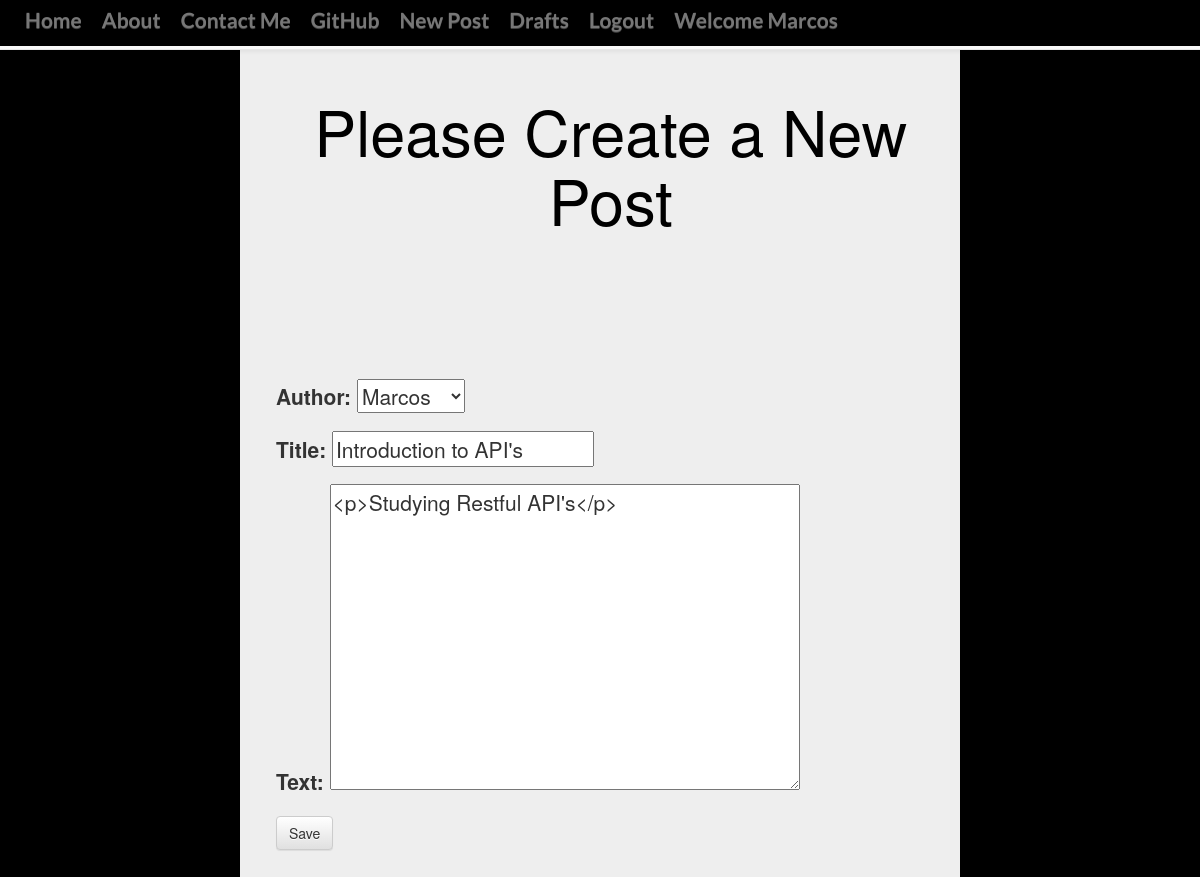
The page /post/12/edit/ (signed in) on the database its author committed.
### blog/models.py (models this page shows, shortened)
class Post(models.Model):
    author = models.ForeignKey('auth.user', on_delete=models.CASCADE,)
    title = models.CharField(max_length=200)
    text = models.TextField()
    create_date = models.DateTimeField(default=timezone.now)
    publish_date= models.DateTimeField(blank=True, null=True)

### blog/views.py (the view)
class PostUpdateView(LoginRequiredMixin, UpdateView):
    model = Post
    login_url = '/login/'
    redirect_field_name = 'blog/post_detail.html'  #Where Django will bring the user once a post is updated.
    form_class = PostForm

### blog/forms.py (shortened to what this page needs)
class PostForm(forms.ModelForm):
    class Meta:
        model = Post
        fields = ('author','title', 'text',)
        widgets = {
            'title': forms.TextInput(attrs={'class': 'textinputclass'}),
            'text': forms.Textarea(attrs={'class': 'editable medium-editor-textarea postcontent'}),
        }

### blog/templates/blog/post_form.html (shortened to what this page needs)
{% extends "blog/base.html" %}
{% block content %}
<div class="jumbotron">
<h1 class='Newpost'>Please Create a New Post</h1>
<form class="form-group" method="POST">
  {{form.as_p}}
  <button type="submit" class='save btn btn-default'>Save</button>
</form>
</div>
{% endblock %}

### blog/templates/blog/base.html (shortened to what this page needs)
<!DOCTYPE html>
{% load staticfiles %}
{% load tz %}
<html lang="en" dir="ltr">
  <head>
    <head>
        <link rel="stylesheet" href="https://maxcdn.bootstrapcdn.com/bootstrap/3.3.7/css/bootstrap.min.css">
        <link rel="stylesheet" href="https://maxcdn.bootstrapcdn.com/bootstrap/3.3.7/css/bootstrap-theme.min.css">
        <link rel="stylesheet" href="//cdn.jsdelivr.net/medium-editor/latest/css/medium-editor.min.css" type="text/css" media="screen" charset="utf-8">
        <link rel="stylesheet" href="{% static 'css/blog.css' %}">
  </head>
<body>
  <nav id='navbar1'class='navbar  navbar-default navbar-fixed-top techfont '>
    <div id='postcont'class="container">
      <ul class='nav navbar-nav navbar-left'>
        <li> <a href="{% url 'post_list' %}">Home </a></li>
        <li><a href="{% url 'post_about'%}">About</a></li>
        <li><a href="{% url 'post_contact'%}">Contact Me</a></li>
        <li> <a href="https://github.com/OrtegaM4">GitHub</a></li>
        {% if user.is_authenticated %}
        <li>
          <a href="{% url 'post_new' %}"> New Post</a>
        </li>
        <li>
          <a href="{% url 'post_draft_list' %}">Drafts</a>
        </li>
        <li>
          <a id='loginbtn'href="{% url 'logout' %}?next={% url 'post_list'%}"> Logout</a>
        </li>
        <li>
          <a>Welcome {{user.username}}</a>
        </li>
        {%else%}
        <li>
          <a class='nav navbar-nav navbar-right'href="{%url 'login'%}">Login</a>
        </li>
        {% endif %}
      </ul>
    </div>
  </nav>
      {% block content %}
      {% endblock %}
    </body>
  </html>

### blog/static/css/blog.css (style rules this page uses)
body { background-image: url('https://www.marcoguglie.it/Codepen/AnimatedHeaderBg/demo-1/img/demo-1-bg.jpg'); background-attachment: fixed; background-position: center; background-repeat: no-repeat; background-size: cover; background-color: black; z-index: 100; }
body h1 { text-align: center; color: white; }
form.form-group { padding-left: 5%; }
.techfont { font-family: 'Lato',sans-serif; font-size: 1.5em; margin-bottom: 10px; background-color: black; }
nav { list-style: none; font-weight: bold; margin-bottom: -10%; width: 105%; text-align: center; height:40px; background-color: black; padding-bottom: -7%; border: solid 20px; }
.nav li { margin: 0px; display:; }
.nav li a { padding: 10px; text-decoration: none; font-weight: bold; color: #FFFFFF; background-color: #000000; float: left }
.container { background-color: black ; position: center; color: white; margin-bottom: -2%; padding-bottom: 0.5%; width: 100%; }
.jumbotron h1 { padding-right: 10px; margin-top: 0; padding-top: 5%; margin-bottom: 20%; background-attachment: fixed; background-position: center; background-repeat: no-repeat; background-size: cover; padding-left: 0.5em; text-align: center; align-self: center; color: black; }
.jumbotron { width: 60%; left: 50%; right: 50%; height: 60%; margin-left: 20%; margin-right: 25%; padding-top: 5%; }

### rows shown on the page
Post: author "Marcos", title "Introduction to API's", text "<p>Studying Restful API's</p>"

### other values the page prints
{{ user.username }} "Marcos"
